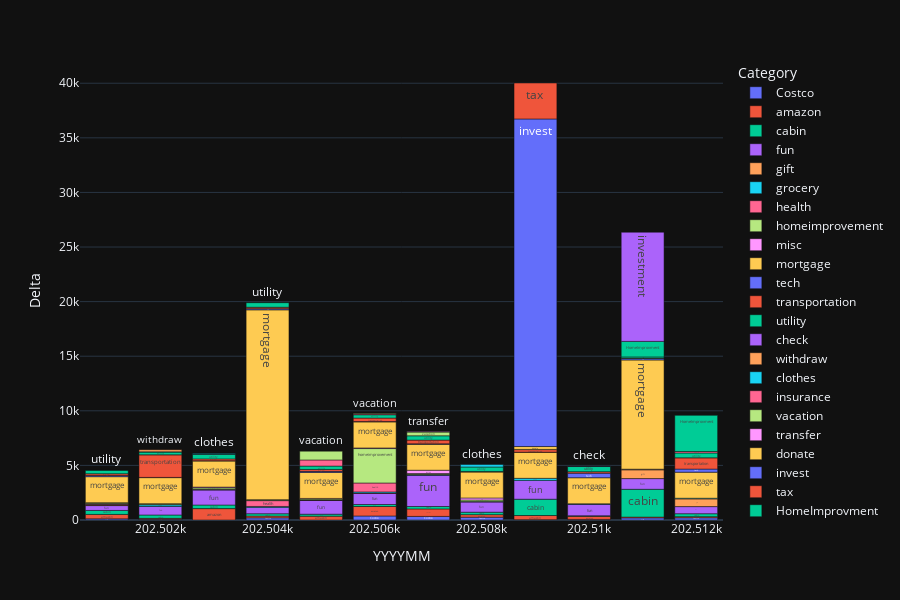

Notebook source saved alongside this figure:
### Code cell
# make_barchart(df=df_07days,time_column='YYYYMMDD',title='7 days')
# make_barchart(df=df_30days,time_column='YYYY.W',title='30 days')
# make_barchart(df=df_90days,time_column='YYYYMM',title='90 Days')
make_barchart(df=df_year,time_column='YYYYMM',title='Year')

### Figure 1 — Plotly figure (JSON) as saved in the notebook; plotly's stock layout.template omitted (floating-point values rounded to 4 significant figures)
{"data": [{"alignmentgroup": "True", "customdata": [["Costco"], ["Costco"], ["Costco"], ["Costco"], ["Costco"], ["Costco"], ["Costco"], ["Costco"], ["Costco"], ["Costco"]], "hovertemplate": "Category=%{customdata[0]}<br>YYYYMM=%{x}<br>Delta=%{y}<extra></extra>", "legendgroup": "Costco", "marker": {"color": "#636efa", "pattern": {"shape": ""}}, "name": "Costco", "offsetgroup": "Costco", "orientation": "v", "showlegend": true, "text": ["Costco", "Costco", "Costco", "Costco", "Costco", "Costco", "Costco", "Costco", "Costco", "Costco"], "textposition": "auto", "type": "bar", "x": [202501, 202502, 202504, 202506, 202507, 202508, 202509, 202510, 202511, 202512], "xaxis": "x", "y": [103.2, 65, 194.8, 368.9, 329.9, 261.4, 31.38, 55.33, 194.6, 200.2], "yaxis": "y"}, {"alignmentgroup": "True", "customdata": [["amazon"], ["amazon"], ["amazon"], ["amazon"], ["amazon"], ["amazon"], ["amazon"], ["amazon"], ["amazon"], ["amazon"], ["amazon"], ["amazon"]], "hovertemplate": "Category=%{customdata[0]}<br>YYYYMM=%{x}<br>Delta=%{y}<extra></extra>", "legendgroup": "amazon", "marker": {"color": "#EF553B", "pattern": {"shape": ""}}, "name": "amazon", "offsetgroup": "amazon", "orientation": "v", "showlegend": true, "text": ["amazon", "amazon", "amazon", "amazon", "amazon", "amazon", "amazon", "amazon", "amazon", "amazon", "amazon", "amazon"], "textposition": "auto", "type": "bar", "x": [202501, 202502, 202503, 202504, 202505, 202506, 202507, 202508, 202509, 202510, 202511, 202512], "xaxis": "x", "y": [409.0, 87.92, 1043.0, 162.9, 354.8, 869.2, 684.2, 228.4, 378.7, 292.7, 72.76, 104.4], "yaxis": "y"}, {"alignmentgroup": "True", "customdata": [["cabin"], ["cabin"], ["cabin"], ["cabin"], ["cabin"], ["cabin"], ["cabin"], ["cabin"], ["cabin"], ["cabin"], ["cabin"], ["cabin"]], "hovertemplate": "Category=%{customdata[0]}<br>YYYYMM=%{x}<br>Delta=%{y}<extra></extra>", "legendgroup": "cabin", "marker": {"color": "#00cc96", "pattern": {"shape": ""}}, "name": "cabin", "offsetgroup": "cabin", "orientation": "v", "showlegend": true, "text": ["cabin", "cabin", "cabin", "cabin", "cabin", "cabin", "cabin", "cabin", "cabin", "cabin", "cabin", "cabin"], "textposition": "auto", "type": "bar", "x": [202501, 202502, 202503, 202504, 202505, 202506, 202507, 202508, 202509, 202510, 202511, 202512], "xaxis": "x", "y": [363.4, 307.4, 329.5, 216.5, 177.0, 181.5, 221.7, 225.4, 1494.0, 38.64, 2546.0, 271.0], "yaxis": "y"}, {"alignmentgroup": "True", "customdata": [["fun"], ["fun"], ["fun"], ["fun"], ["fun"], ["fun"], ["fun"], ["fun"], ["fun"], ["fun"], ["fun"], ["fun"]], "hovertemplate": "Category=%{customdata[0]}<br>YYYYMM=%{x}<br>Delta=%{y}<extra></extra>", "legendgroup": "fun", "marker": {"color": "#ab63fa", "pattern": {"shape": ""}}, "name": "fun", "offsetgroup": "fun", "orientation": "v", "showlegend": true, "text": ["fun", "fun", "fun", "fun", "fun", "fun", "fun", "fun", "fun", "fun", "fun", "fun"], "textposition": "auto", "type": "bar", "x": [202501, 202502, 202503, 202504, 202505, 202506, 202507, 202508, 202509, 202510, 202511, 202512], "xaxis": "x", "y": [446.2, 777.0, 1368.0, 580.3, 1259.0, 1027.0, 2868.0, 935.7, 1723.0, 1047.0, 980.8, 651.4], "yaxis": "y"}, {"alignmentgroup": "True", "customdata": [["gift"], ["gift"], ["gift"], ["gift"]], "hovertemplate": "Category=%{customdata[0]}<br>YYYYMM=%{x}<br>Delta=%{y}<extra></extra>", "legendgroup": "gift", "marker": {"color": "#FFA15A", "pattern": {"shape": ""}}, "name": "gift", "offsetgroup": "gift", "orientation": "v", "showlegend": true, "text": ["gift", "gift", "gift", "gift"], "textposition": "auto", "type": "bar", "x": [202501, 202506, 202511, 202512], "xaxis": "x", "y": [55.65, 21, 802.6, 705], "yaxis": "y"}, {"alignmentgroup": "True", "customdata": [["grocery"], ["grocery"], ["grocery"], ["grocery"], ["grocery"], ["grocery"], ["grocery"], ["grocery"], ["grocery"], ["grocery"], ["grocery"], ["grocery"]], "hovertemplate": "Category=%{customdata[0]}<br>YYYYMM=%{x}<br>Delta=%{y}<extra></extra>", "legendgroup": "grocery", "marker": {"color": "#19d3f3", "pattern": {"shape": ""}}, "name": "grocery", "offsetgroup": "grocery", "orientation": "v", "showlegend": true, "text": ["grocery", "grocery", "grocery", "grocery", "grocery", "grocery", "grocery", "grocery", "grocery", "grocery", "grocery", "grocery"], "textposition": "auto", "type": "bar", "x": [202501, 202502, 202503, 202504, 202505, 202506, 202507, 202508, 202509, 202510, 202511, 202512], "xaxis": "x", "y": [52.68, 163.1, 62.42, 86.35, 23.61, 105.4, 43.48, 34.81, 191.7, 53.33, 26.45, 63.17], "yaxis": "y"}, {"alignmentgroup": "True", "customdata": [["health"], ["health"], ["health"], ["health"], ["health"], ["health"], ["health"]], "hovertemplate": "Category=%{customdata[0]}<br>YYYYMM=%{x}<br>Delta=%{y}<extra></extra>", "legendgroup": "health", "marker": {"color": "#FF6692", "pattern": {"shape": ""}}, "name": "health", "offsetgroup": "health", "orientation": "v", "showlegend": true, "text": ["health", "health", "health", "health", "health", "health", "health"], "textposition": "auto", "type": "bar", "x": [202501, 202502, 202503, 202504, 202505, 202506, 202507], "xaxis": "x", "y": [64.24, 9.5, 11.32, 533.9, 14.46, 817.9, 12.63], "yaxis": "y"}, {"alignmentgroup": "True", "customdata": [["homeimprovement"], ["homeimprovement"], ["homeimprovement"], ["homeimprovement"], ["homeimprovement"], ["homeimprovement"], ["homeimprovement"], ["homeimprovement"]], "hovertemplate": "Category=%{customdata[0]}<br>YYYYMM=%{x}<br>Delta=%{y}<extra></extra>", "legendgroup": "homeimprovement", "marker": {"color": "#B6E880", "pattern": {"shape": ""}}, "name": "homeimprovement", "offsetgroup": "homeimprovement", "orientation": "v", "showlegend": true, "text": ["homeimprovement", "homeimprovement", "homeimprovement", "homeimprovement", "homeimprovement", "homeimprovement", "homeimprovement", "homeimprovement"], "textposition": "auto", "type": "bar", "x": [202501, 202502, 202503, 202504, 202505, 202506, 202507, 202508], "xaxis": "x", "y": [85.79, 85.78, 131.9, 81.5, 85.7, 3152.0, 91.55, 145.9], "yaxis": "y"}, {"alignmentgroup": "True", "customdata": [["misc"], ["misc"], ["misc"], ["misc"], ["misc"], ["misc"], ["misc"], ["misc"]], "hovertemplate": "Category=%{customdata[0]}<br>YYYYMM=%{x}<br>Delta=%{y}<extra></extra>", "legendgroup": "misc", "marker": {"color": "#FF97FF", "pattern": {"shape": ""}}, "name": "misc", "offsetgroup": "misc", "orientation": "v", "showlegend": true, "text": ["misc", "misc", "misc", "misc", "misc", "misc", "misc", "misc"], "textposition": "auto", "type": "bar", "x": [202501, 202503, 202504, 202505, 202506, 202507, 202508, 202511], "xaxis": "x", "y": [4.13, 67.69, 7.01, 62, 58.69, 307.9, 187.2, 32.55], "yaxis": "y"}, {"alignmentgroup": "True", "customdata": [["mortgage"], ["mortgage"], ["mortgage"], ["mortgage"], ["mortgage"], ["mortgage"], ["mortgage"], ["mortgage"], ["mortgage"], ["mortgage"], ["mortgage"], ["mortgage"]], "hovertemplate": "Category=%{customdata[0]}<br>YYYYMM=%{x}<br>Delta=%{y}<extra></extra>", "legendgroup": "mortgage", "marker": {"color": "#FECB52", "pattern": {"shape": ""}}, "name": "mortgage", "offsetgroup": "mortgage", "orientation": "v", "showlegend": true, "text": ["mortgage", "mortgage", "mortgage", "mortgage", "mortgage", "mortgage", "mortgage", "mortgage", "mortgage", "mortgage", "mortgage", "mortgage"], "textposition": "auto", "type": "bar", "x": [202501, 202502, 202503, 202504, 202505, 202506, 202507, 202508, 202509, 202510, 202511, 202512], "xaxis": "x", "y": [2384.0, 2384.0, 2387.0, 17380.0, 2384.0, 2384.0, 2384.0, 2384.0, 2387.0, 2384.0, 10000, 2384.0], "yaxis": "y"}, {"alignmentgroup": "True", "customdata": [["tech"], ["tech"], ["tech"], ["tech"], ["tech"], ["tech"], ["tech"], ["tech"], ["tech"], ["tech"], ["tech"], ["tech"]], "hovertemplate": "Category=%{customdata[0]}<br>YYYYMM=%{x}<br>Delta=%{y}<extra></extra>", "legendgroup": "tech", "marker": {"color": "#636efa", "pattern": {"shape": ""}}, "name": "tech", "offsetgroup": "tech", "orientation": "v", "showlegend": true, "text": ["tech", "tech", "tech", "tech", "tech", "tech", "tech", "tech", "tech", "tech", "tech", "tech"], "textposition": "auto", "type": "bar", "x": [202501, 202502, 202503, 202504, 202505, 202506, 202507, 202508, 202509, 202510, 202511, 202512], "xaxis": "x", "y": [103.2, 20, 34.95, 103.2, 95.11, 31.79, 31.79, 20, 5.77, 418.6, 117.6, 283.7], "yaxis": "y"}, {"alignmentgroup": "True", "customdata": [["transportation"], ["transportation"], ["transportation"], ["transportation"], ["transportation"], ["transportation"], ["transportation"], ["transportation"], ["transportation"], ["transportation"], ["transportation"], ["transportation"]], "hovertemplate": "Category=%{customdata[0]}<br>YYYYMM=%{x}<br>Delta=%{y}<extra></extra>", "legendgroup": "transportation", "marker": {"color": "#EF553B", "pattern": {"shape": ""}}, "name": "transportation", "offsetgroup": "transportation", "orientation": "v", "showlegend": true, "text": ["transportation", "transportation", "transportation", "transportation", "transportation", "transportation", "transportation", "transportation", "transportation", "transportation", "transportation", "transportation"], "textposition": "auto", "type": "bar", "x": [202501, 202502, 202503, 202504, 202505, 202506, 202507, 202508, 202509, 202510, 202511, 202512], "xaxis": "x", "y": [162.0, 2066.0, 159.7, 135, 176.3, 315.6, 341.9, 23.57, 235.7, 135, 41.09, 1028.0], "yaxis": "y"}, {"alignmentgroup": "True", "customdata": [["utility"], ["utility"], ["utility"], ["utility"], ["utility"], ["utility"], ["utility"], ["utility"], ["utility"], ["utility"], ["utility"]], "hovertemplate": "Category=%{customdata[0]}<br>YYYYMM=%{x}<br>Delta=%{y}<extra></extra>", "legendgroup": "utility", "marker": {"color": "#00cc96", "pattern": {"shape": ""}}, "name": "utility", "offsetgroup": "utility", "orientation": "v", "showlegend": true, "text": ["utility", "utility", "utility", "utility", "utility", "utility", "utility", "utility", "utility", "utility", "utility"], "textposition": "auto", "type": "bar", "x": [202501, 202502, 202503, 202504, 202505, 202506, 202507, 202508, 202510, 202511, 202512], "xaxis": "x", "y": [309.4, 271.9, 422.3, 417.1, 307.9, 307.3, 395.4, 409.4, 473.0, 122.9, 447.7], "yaxis": "y"}, {"alignmentgroup": "True", "customdata": [["check"], ["check"], ["check"], ["check"]], "hovertemplate": "Category=%{customdata[0]}<br>YYYYMM=%{x}<br>Delta=%{y}<extra></extra>", "legendgroup": "check", "marker": {"color": "#ab63fa", "pattern": {"shape": ""}}, "name": "check", "offsetgroup": "check", "orientation": "v", "showlegend": true, "text": ["check", "check", "check", "check"], "textposition": "auto", "type": "bar", "x": [202502, 202503, 202509, 202510], "xaxis": "x", "y": [3.16, 3.16, 20, 20], "yaxis": "y"}, {"alignmentgroup": "True", "customdata": [["withdraw"]], "hovertemplate": "Category=%{customdata[0]}<br>YYYYMM=%{x}<br>Delta=%{y}<extra></extra>", "legendgroup": "withdraw", "marker": {"color": "#FFA15A", "pattern": {"shape": ""}}, "name": "withdraw", "offsetgroup": "withdraw", "orientation": "v", "showlegend": true, "text": ["withdraw"], "textposition": "auto", "type": "bar", "x": [202502], "xaxis": "x", "y": [200], "yaxis": "y"}, {"alignmentgroup": "True", "customdata": [["clothes"], ["clothes"]], "hovertemplate": "Category=%{customdata[0]}<br>YYYYMM=%{x}<br>Delta=%{y}<extra></extra>", "legendgroup": "clothes", "marker": {"color": "#19d3f3", "pattern": {"shape": ""}}, "name": "clothes", "offsetgroup": "clothes", "orientation": "v", "showlegend": true, "text": ["clothes", "clothes"], "textposition": "auto", "type": "bar", "x": [202503, 202508], "xaxis": "x", "y": [76.16, 223.1], "yaxis": "y"}, {"alignmentgroup": "True", "customdata": [["insurance"], ["insurance"], ["insurance"]], "hovertemplate": "Category=%{customdata[0]}<br>YYYYMM=%{x}<br>Delta=%{y}<extra></extra>", "legendgroup": "insurance", "marker": {"color": "#FF6692", "pattern": {"shape": ""}}, "name": "insurance", "offsetgroup": "insurance", "orientation": "v", "showlegend": true, "text": ["insurance", "insurance", "insurance"], "textposition": "auto", "type": "bar", "x": [202505, 202506, 202512], "xaxis": "x", "y": [560.0, 80, 130.6], "yaxis": "y"}, {"alignmentgroup": "True", "customdata": [["vacation"], ["vacation"], ["vacation"]], "hovertemplate": "Category=%{customdata[0]}<br>YYYYMM=%{x}<br>Delta=%{y}<extra></extra>", "legendgroup": "vacation", "marker": {"color": "#B6E880", "pattern": {"shape": ""}}, "name": "vacation", "offsetgroup": "vacation", "orientation": "v", "showlegend": true, "text": ["vacation", "vacation", "vacation"], "textposition": "auto", "type": "bar", "x": [202505, 202506, 202507], "xaxis": "x", "y": [807.2, 61.26, 340.5], "yaxis": "y"}, {"alignmentgroup": "True", "customdata": [["transfer"]], "hovertemplate": "Category=%{customdata[0]}<br>YYYYMM=%{x}<br>Delta=%{y}<extra></extra>", "legendgroup": "transfer", "marker": {"color": "#FF97FF", "pattern": {"shape": ""}}, "name": "transfer", "offsetgroup": "transfer", "orientation": "v", "showlegend": true, "text": ["transfer"], "textposition": "auto", "type": "bar", "x": [202507], "xaxis": "x", "y": [41.46], "yaxis": "y"}, {"alignmentgroup": "True", "customdata": [["donate"]], "hovertemplate": "Category=%{customdata[0]}<br>YYYYMM=%{x}<br>Delta=%{y}<extra></extra>", "legendgroup": "donate", "marker": {"color": "#FECB52", "pattern": {"shape": ""}}, "name": "donate", "offsetgroup": "donate", "orientation": "v", "showlegend": true, "text": ["donate"], "textposition": "auto", "type": "bar", "x": [202509], "xaxis": "x", "y": [260], "yaxis": "y"}, {"alignmentgroup": "True", "customdata": [["invest"]], "hovertemplate": "Category=%{customdata[0]}<br>YYYYMM=%{x}<br>Delta=%{y}<extra></extra>", "legendgroup": "invest", "marker": {"color": "#636efa", "pattern": {"shape": ""}}, "name": "invest", "offsetgroup": "invest", "orientation": "v", "showlegend": true, "text": ["invest"], "textposition": "auto", "type": "bar", "x": [202509], "xaxis": "x", "y": [30000], "yaxis": "y"}, {"alignmentgroup": "True", "customdata": [["tax"]], "hovertemplate": "Category=%{customdata[0]}<br>YYYYMM=%{x}<br>Delta=%{y}<extra></extra>", "legendgroup": "tax", "marker": {"color": "#EF553B", "pattern": {"shape": ""}}, "name": "tax", "offsetgroup": "tax", "orientation": "v", "showlegend": true, "text": ["tax"], "textposition": "auto", "type": "bar", "x": [202509], "xaxis": "x", "y": [3294.0], "yaxis": "y"}, {"alignmentgroup": "True", "customdata": [["HomeImprovment"], ["HomeImprovment"]], "hovertemplate": "Category=%{customdata[0]}<br>YYYYMM=%{x}<br>Delta=%{y}<extra></extra>", "legendgroup": "HomeImprovment", "marker": {"color": "#00cc96", "pattern": {"shape": ""}}, "name": "HomeImprovment", "offsetgroup": "HomeImprovment", "orientation": "v", "showlegend": true, "text": ["HomeImprovment", "HomeImprovment"], "textposition": "auto", "type": "bar", "x": [202511, 202512], "xaxis": "x", "y": [1420.0, 3314.0], "yaxis": "y"}, {"alignmentgroup": "True", "customdata": [["investment"]], "hovertemplate": "Category=%{customdata[0]}<br>YYYYMM=%{x}<br>Delta=%{y}<extra></extra>", "legendgroup": "investment", "marker": {"color": "#ab63fa", "pattern": {"shape": ""}}, "name": "investment", "offsetgroup": "investment", "orientation": "v", "showlegend": true, "text": ["investment"], "textposition": "auto", "type": "bar", "x": [202511], "xaxis": "x", "y": [10000], "yaxis": "y"}], "layout": {"barmode": "relative", "height": 600, "legend": {"title": {"text": "Category"}, "tracegroupgap": 0}, "margin": {"t": 60}, "xaxis": {"anchor": "y", "domain": [0, 1], "title": {"text": "YYYYMM"}}, "yaxis": {"anchor": "x", "domain": [0, 1], "title": {"text": "Delta"}}}}
